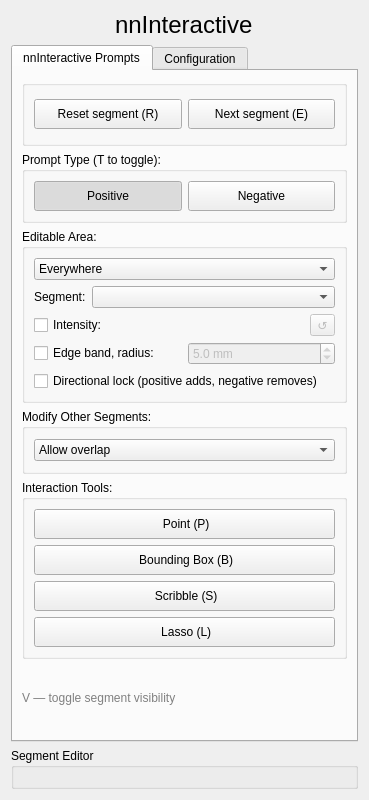
<?xml version="1.0" encoding="UTF-8"?>
<ui version="4.0">
 <class>nnInteractive</class>
 <widget class="qMRMLWidget" name="nnInteractive">
  <property name="geometry">
   <rect>
    <x>0</x>
    <y>0</y>
    <width>369</width>
    <height>800</height>
   </rect>
  </property>
  <property name="windowTitle">
   <string>Form</string>
  </property>
  <layout class="QVBoxLayout" name="verticalLayout_2">
   <item>
    <layout class="QVBoxLayout" name="verticalLayout">
     <item alignment="Qt::AlignHCenter">
      <widget class="QLabel" name="title_label">
       <property name="font">
        <font>
         <pointsize>18</pointsize>
        </font>
       </property>
       <property name="text">
        <string>nnInteractive</string>
       </property>
      </widget>
     </item>
     <item>
      <widget class="QTabWidget" name="tabWidget">
       <property name="currentIndex">
        <number>0</number>
       </property>
       <widget class="QWidget" name="tabPrompts">
        <attribute name="title">
         <string>nnInteractive Prompts</string>
        </attribute>
        <layout class="QVBoxLayout" name="verticalLayout_11">
         <item>
          <widget class="QGroupBox" name="menuGroup">
           <property name="title">
            <string/>
           </property>
           <layout class="QHBoxLayout" name="horizontalLayout_menu">
            <item>
             <widget class="QPushButton" name="pbResetSegment">
              <property name="minimumSize">
               <size>
                <width>0</width>
                <height>30</height>
               </size>
              </property>
              <property name="text">
               <string>Reset segment (R)</string>
              </property>
             </widget>
            </item>
            <item>
             <widget class="QPushButton" name="pbNextSegment">
              <property name="minimumSize">
               <size>
                <width>0</width>
                <height>30</height>
               </size>
              </property>
              <property name="text">
               <string>Next segment (E)</string>
              </property>
             </widget>
            </item>
           </layout>
          </widget>
         </item>
         <item>
          <widget class="QGroupBox" name="promptTypeGroup">
           <property name="title">
            <string>Prompt Type (T to toggle):</string>
           </property>
           <layout class="QVBoxLayout" name="verticalLayout_14">
            <item>
             <layout class="QHBoxLayout" name="horizontalLayout_prompt_type">
              <item>
               <widget class="QPushButton" name="pbPromptTypePositive">
                <property name="minimumSize">
                 <size>
                  <width>0</width>
                  <height>30</height>
                 </size>
                </property>
                <property name="toolTip">
                 <string>Set prompt type to positive. Hit [T] to toggle.</string>
                </property>
                <property name="text">
                 <string>Positive</string>
                </property>
                <property name="checkable">
                 <bool>true</bool>
                </property>
                <property name="checked">
                 <bool>true</bool>
                </property>
               </widget>
              </item>
              <item>
               <widget class="QPushButton" name="pbPromptTypeNegative">
                <property name="minimumSize">
                 <size>
                  <width>0</width>
                  <height>30</height>
                 </size>
                </property>
                <property name="toolTip">
                 <string>Set prompt type to negative. Hit [T] to toggle.</string>
                </property>
                <property name="text">
                 <string>Negative</string>
                </property>
                <property name="checkable">
                 <bool>true</bool>
                </property>
               </widget>
              </item>
             </layout>
            </item>
           </layout>
          </widget>
         </item>
         <item>
          <widget class="QGroupBox" name="editableAreaGroup">
           <property name="title">
            <string>Editable Area:</string>
           </property>
           <layout class="QVBoxLayout" name="verticalLayout_editable_area">
            <item>
             <widget class="QComboBox" name="cmbEditableArea">
              <property name="toolTip">
               <string>Restrict which voxels nnInteractive's predictions are allowed to modify in the current segment. Voxels outside the area keep their current state.</string>
              </property>
              <item>
               <property name="text">
                <string>Everywhere</string>
               </property>
              </item>
              <item>
               <property name="text">
                <string>Inside segments</string>
               </property>
              </item>
              <item>
               <property name="text">
                <string>Outside segments</string>
               </property>
              </item>
              <item>
               <property name="text">
                <string>Specific segment</string>
               </property>
              </item>
             </widget>
            </item>
            <item>
             <layout class="QHBoxLayout" name="horizontalLayout_editable_area_segment">
              <item>
               <widget class="QLabel" name="lblEditableAreaSegment">
                <property name="text">
                 <string>Segment:</string>
                </property>
               </widget>
              </item>
              <item>
               <widget class="QComboBox" name="cmbEditableAreaSegment">
                <property name="toolTip">
                 <string>The existing segment whose region defines the editable area.</string>
                </property>
                <property name="sizePolicy">
                 <sizepolicy hsizetype="Expanding" vsizetype="Fixed">
                  <horstretch>1</horstretch>
                  <verstretch>0</verstretch>
                 </sizepolicy>
                </property>
               </widget>
              </item>
             </layout>
            </item>
            <item>
             <layout class="QHBoxLayout" name="horizontalLayout_intensity">
              <item>
               <widget class="QCheckBox" name="chkIntensityRange">
                <property name="text">
                 <string>Intensity:</string>
                </property>
                <property name="toolTip">
                 <string>When checked, only voxels whose image intensity lies within this range can change. Others keep their current state.</string>
                </property>
                <property name="checked">
                 <bool>false</bool>
                </property>
               </widget>
              </item>
              <item>
               <widget class="ctkRangeWidget" name="intensityRangeSlider">
                <property name="enabled">
                 <bool>false</bool>
                </property>
                <property name="sizePolicy">
                 <sizepolicy hsizetype="Expanding" vsizetype="Fixed">
                  <horstretch>1</horstretch>
                  <verstretch>0</verstretch>
                 </sizepolicy>
                </property>
               </widget>
              </item>
              <item>
               <widget class="QToolButton" name="pbIntensityRangeReset">
                <property name="enabled">
                 <bool>false</bool>
                </property>
                <property name="text">
                 <string>↺</string>
                </property>
                <property name="toolTip">
                 <string>Reset to the full intensity range of the current volume.</string>
                </property>
               </widget>
              </item>
             </layout>
            </item>
            <item>
             <layout class="QHBoxLayout" name="horizontalLayout_edge_band">
              <item>
               <widget class="QCheckBox" name="chkEdgeBand">
                <property name="text">
                 <string>Edge band, radius:</string>
                </property>
                <property name="toolTip">
                 <string>When checked, only voxels within this distance (mm) of the current segment's boundary can change -- both inward and outward. Recomputed from the segment's state before each prompt.</string>
                </property>
                <property name="checked">
                 <bool>false</bool>
                </property>
               </widget>
              </item>
              <item>
               <widget class="QDoubleSpinBox" name="spinEdgeBandRadius">
                <property name="enabled">
                 <bool>false</bool>
                </property>
                <property name="minimum">
                 <double>0.500000000000000</double>
                </property>
                <property name="maximum">
                 <double>50.000000000000000</double>
                </property>
                <property name="singleStep">
                 <double>0.500000000000000</double>
                </property>
                <property name="decimals">
                 <number>1</number>
                </property>
                <property name="value">
                 <double>5.000000000000000</double>
                </property>
                <property name="suffix">
                 <string> mm</string>
                </property>
               </widget>
              </item>
             </layout>
            </item>
            <item>
             <widget class="QCheckBox" name="chkDirectionalLock">
              <property name="text">
               <string>Directional lock (positive adds, negative removes)</string>
              </property>
              <property name="toolTip">
               <string>When checked, a positive prompt can only add voxels to the current segment and a negative prompt can only remove voxels, based on the most recent prompt's polarity.</string>
              </property>
              <property name="checked">
               <bool>false</bool>
              </property>
             </widget>
            </item>
           </layout>
          </widget>
         </item>
         <item>
          <widget class="QGroupBox" name="modifyOtherSegmentsGroup">
           <property name="title">
            <string>Modify Other Segments:</string>
           </property>
           <layout class="QVBoxLayout" name="verticalLayout_modify_other">
            <item>
             <widget class="QComboBox" name="cmbModifyOtherSegments">
              <property name="toolTip">
               <string>What happens to other segments where the current segment gains voxels: remove those voxels from them (overwrite), or let both keep them (allow overlap).</string>
              </property>
              <property name="currentIndex">
               <number>2</number>
              </property>
              <item>
               <property name="text">
                <string>Overwrite all</string>
               </property>
              </item>
              <item>
               <property name="text">
                <string>Overwrite visible</string>
               </property>
              </item>
              <item>
               <property name="text">
                <string>Allow overlap</string>
               </property>
              </item>
             </widget>
            </item>
           </layout>
          </widget>
         </item>
         <item>
          <widget class="QGroupBox" name="pointPromptsGroup">
           <property name="title">
            <string>Interaction Tools:</string>
           </property>
           <layout class="QVBoxLayout" name="verticalLayout_12">
            <item>
             <layout class="QVBoxLayout" name="verticalLayout_tools">
              <item>
               <widget class="QPushButton" name="pbInteractionPoint">
                <property name="enabled">
                 <bool>true</bool>
                </property>
                <property name="minimumSize">
                 <size>
                  <width>0</width>
                  <height>30</height>
                 </size>
                </property>
                <property name="visible">
                 <bool>true</bool>
                </property>
                <property name="toolTip">
                 <string>Place point prompt</string>
                </property>
                <property name="text">
                 <string> Point (P)</string>
                </property>
                <property name="checkable">
                 <bool>true</bool>
                </property>
               </widget>
              </item>
              <item>
               <widget class="QPushButton" name="pbInteractionBBox">
                <property name="enabled">
                 <bool>true</bool>
                </property>
                <property name="minimumSize">
                 <size>
                  <width>0</width>
                  <height>30</height>
                 </size>
                </property>
                <property name="visible">
                 <bool>true</bool>
                </property>
                <property name="toolTip">
                 <string>Place BBox prompt</string>
                </property>
                <property name="text">
                 <string> Bounding Box (B)</string>
                </property>
                <property name="checkable">
                 <bool>true</bool>
                </property>
               </widget>
              </item>
              <item>
               <widget class="QPushButton" name="pbInteractionScribble">
                <property name="enabled">
                 <bool>true</bool>
                </property>
                <property name="minimumSize">
                 <size>
                  <width>0</width>
                  <height>30</height>
                 </size>
                </property>
                <property name="visible">
                 <bool>true</bool>
                </property>
                <property name="toolTip">
                 <string>Place a scribble prompt</string>
                </property>
                <property name="text">
                 <string> Scribble (S)</string>
                </property>
                <property name="checkable">
                 <bool>true</bool>
                </property>
               </widget>
              </item>
              <item>
               <layout class="QHBoxLayout" name="horizontalLayout">
                <item>
                 <widget class="QPushButton" name="pbInteractionLasso">
                  <property name="enabled">
                   <bool>true</bool>
                  </property>
                  <property name="sizePolicy">
                   <sizepolicy hsizetype="Minimum" vsizetype="Fixed">
                    <horstretch>1</horstretch>
                    <verstretch>0</verstretch>
                   </sizepolicy>
                  </property>
                  <property name="minimumSize">
                   <size>
                    <width>0</width>
                    <height>30</height>
                   </size>
                  </property>
                  <property name="visible">
                   <bool>true</bool>
                  </property>
                  <property name="toolTip">
                   <string>Draw a freehand contour with the left mouse button held down. Release to close and fill it, and submit it as a 2D prompt.</string>
                  </property>
                  <property name="text">
                   <string> Lasso (L)</string>
                  </property>
                  <property name="checkable">
                   <bool>true</bool>
                  </property>
                 </widget>
                </item>
               </layout>
              </item>
             </layout>
            </item>
           </layout>
          </widget>
         </item>
         <item>
          <widget class="QLabel" name="hotkeyLegendLabel">
           <property name="toolTip">
            <string>Press E to finish the current segment and start a new one. Press V to show/hide the segment you are currently working on.</string>
           </property>
           <property name="text">
            <string>V — toggle segment visibility</string>
           </property>
           <property name="styleSheet">
            <string notr="true">color: gray;</string>
           </property>
           <property name="wordWrap">
            <bool>true</bool>
           </property>
          </widget>
         </item>
        </layout>
       </widget>
       <widget class="QWidget" name="tabConfig">
        <attribute name="title">
         <string>Configuration</string>
        </attribute>
        <layout class="QVBoxLayout" name="verticalLayout_10">
         <item>
          <spacer name="verticalSpacer">
           <property name="orientation">
            <enum>Qt::Vertical</enum>
           </property>
           <property name="sizeHint" stdset="0">
            <size>
             <width>20</width>
             <height>40</height>
            </size>
           </property>
          </spacer>
         </item>
        </layout>
       </widget>
      </widget>
     </item>
    </layout>
   </item>
   <item>
    <widget class="QGroupBox" name="segmentationGroup">
     <property name="title">
      <string>Segment Editor</string>
     </property>
     <layout class="QVBoxLayout" name="segmentEditorLayout">
      <item>
       <widget class="qMRMLSegmentEditorWidget" name="editor_widget">
        <property name="defaultTerminologyEntrySettingsKey">
         <string notr="true"/>
        </property>
       </widget>
      </item>
     </layout>
    </widget>
   </item>
  </layout>
 </widget>
 <customwidgets>
  <customwidget>
   <class>qMRMLWidget</class>
   <extends>QWidget</extends>
   <header>qMRMLWidget.h</header>
   <container>1</container>
  </customwidget>
  <customwidget>
   <class>qMRMLSegmentEditorWidget</class>
   <extends>qMRMLWidget</extends>
   <header>qMRMLSegmentEditorWidget.h</header>
  </customwidget>
  <customwidget>
   <class>ctkRangeWidget</class>
   <extends>QWidget</extends>
   <header>ctkRangeWidget.h</header>
  </customwidget>
 </customwidgets>
 <resources/>
 <connections/>
</ui>
